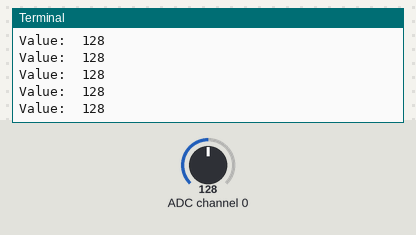
This program was run on a simulated Raspberry Pi (BCM pin numbers). Shown: the last lines printed to the terminal. The test bench sets the inputs (shaded band); at power-on: ADC channel 0 = 128 (analog values on the 0–255 scale). Library files of the repository ran but are not shown: PCF8591.py.

Above: at 1.2 s.
1.3 s: ADC channel 0 set to 178
At 1.56 s:
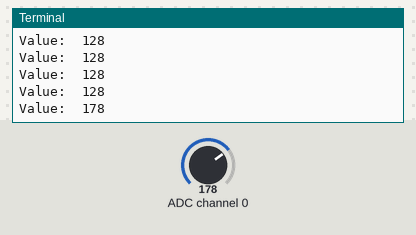
2.8 s: ADC channel 0 set to 224
At 2.97 s:
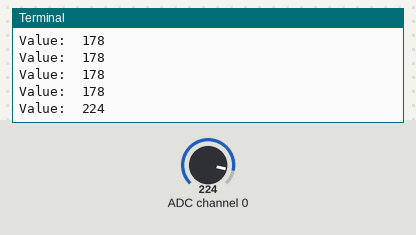
Timing chart, 0 to 5.8 s (numbered marks = the images above; inputs shaded):
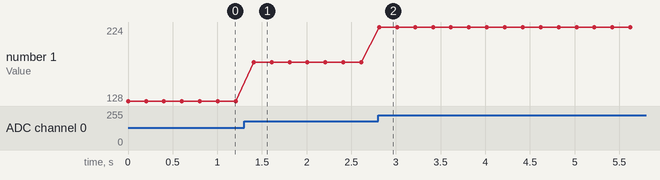

Measured:
- after the input at 1.3 s, the terminal: prints a new line after 0.11 s (image 1)
- after the input at 2.8 s, the terminal: prints a new line at once (image 2)
- plotted number 1: 128 → 178 after the input at 1.3 s, 178 → 224 after the input at 2.8 s

The program:

20_photoresistor.py
```python
#!/usr/bin/env python
import PCF8591 as ADC
import RPi.GPIO as GPIO
import time

DO = 17
GPIO.setmode(GPIO.BCM)

def setup():
	ADC.setup(0x48)
	GPIO.setup(DO, GPIO.IN)


def loop():
	status = 1
	while True:
		print 'Value: ', ADC.read(0)

		time.sleep(0.2)

if __name__ == '__main__':
	try:
		setup()
		loop()
	except KeyboardInterrupt:
		pass
```
